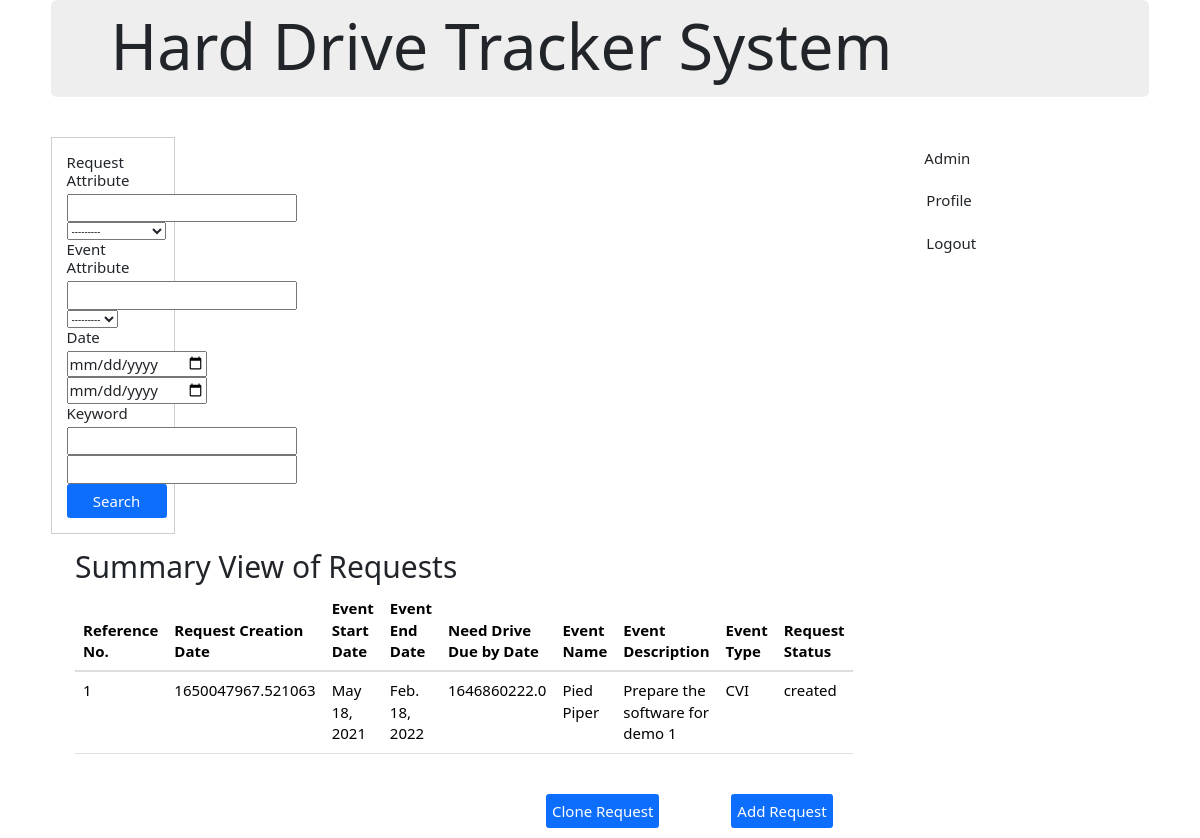
The page /view_all_requests/ (signed in) on the database its author committed.
### main/models/request.py (models this page shows)
class Request(models.Model):
    class Request_Status(models.TextChoices):
        CREATED = "created"
        FORECASTED = "forecasted"
        CONFIRMED = "confirmed"
        APPROVED = "approved"
        DECLINED = "declined"
        DELIVERED = "delivered"
        FULLFILLED = "fullfilled"
        PARTIAL_RETURNED = "partial-returned"
        CLOSED = "closed"
        CANCELED = "cancelled"
        ARCHIVED = "archived"
        OVERDUE = "overdue"
    request_reference_no = models.AutoField(primary_key=True)
    request_reference_no_year = UnixTimeStampField(auto_now_add=True,default=0.0)
    request_status = models.CharField(max_length = 50, choices= Request_Status.choices, default=Request_Status.CREATED)
    request_creation_date = UnixTimeStampField(auto_now_add=True,default=0.0)
    request_last_modifed_date = UnixTimeStampField(auto_now=True,default=0.0)
    need_drive_by_date = UnixTimeStampField(max_length = 50)
    comment = models.TextField(blank = True)
    user = models.ForeignKey(settings.AUTH_USER_MODEL, default=1, on_delete=models.CASCADE)
    class Meta:
        verbose_name_plural = "Request"

### main/models/event.py (models this page shows)
class Event(models.Model):
    class Status(models.TextChoices):
        CONFIRMED = "confirmed"
        FORECASTED = "forecasted"
        CANCELED = "canceled"
    class Type(models.TextChoices):
        PMR = "PMR"
        CVPA = "CVPA"
        CVI = "CVI"
        VOF = "VoF"
        CR = "Cyber Resilience"
        IP = "Individual Project"
        RP = "Research Project"
    event_name = models.CharField(max_length=100, blank = True)
    event_description = models.TextField(blank= True)
    event_location = models.CharField(max_length=100, blank = True)
    event_type = models.CharField(max_length=50, choices = Type.choices, default = Type.PMR)
    length_of_reporting_cycle = models.TextField(blank = True)
    event_status = models.CharField(max_length=50, choices = Status.choices, default = Status.CONFIRMED)
    event_start_date = models.DateField(auto_now=False, auto_now_add=False)
    event_end_date = models.DateField(blank = True)
    request = models.ForeignKey(Request, on_delete=models.CASCADE, blank=True, null=True, related_name="event")
    analystNames = models.CharField(max_length=255, blank=True)
    teamLeadName= models.CharField(max_length=100, blank=True)
    class Meta:
        verbose_name_plural = "Event"

### main/views/views.py (the view)
# urls.py: path('view_all_requests/', views.view_all_requests, name='view_all_requests'),
@login_required(login_url='main:login')
def view_all_requests(request):
    if request.user.groups.filter(name='Maintainer').exists() | request.user.is_staff:
        return maintainer.view_all_requests(request)
    if is_in_groups(request, "Auditor"):
        return maintainer.view_all_requests(request)
    return redirect('main:index')

### main/templatetags/has_group.py (called while the page is built)
@register.filter(name='has_group')
def has_group(user, group_name):
    print("Has=Group")
    if user.groups.filter(name="Maintainer").exists():
        if group_name == "Requestor" and user.mock_group_is == UserProfile.MockGroupIs.REQUESTOR:
            return True
        return group_name=="Maintainer" and user.mock_group_is == UserProfile.MockGroupIs.MAINTAINER
    return user.groups.filter(name=group_name).exists()

### main/views/maintainer.py (called while the page is built)
@login_required(login_url='main:login')
def view_all_requests(http_request):
    data = {}
    requests = Request.objects.all()
    request_filter = RequestFilter(http_request.GET, queryset = requests)
    requests = request_filter.qs
    event_filter = EventFilter()
    for r in requests:
        events = Event.objects.filter(request = r)
        event_filter = EventFilter(http_request.GET, queryset = events)
        events = event_filter.qs
        if not events:
            continue
        else:
            event = events[0]
        data[r] = event
    context = {'data': data, 'requests' : requests,
                'request_filter': request_filter, 'event_filter': event_filter}
    return render(http_request, 'maintainer/view_all_requests.html', context)

### main/templates/maintainer/view_all_requests.html
{% extends "main/base.html" %}
{% load bootstrap %}
{% block content %}
<div class="row">
    <div class="col-md-2">
        <div class="row">
           <div class="col">
              <div class="container-fluid" style="border:1px solid #cecece;">
                 <form method="get">
                    <br>
                     <h4>Request Attribute</h4>
                     {{request_filter.form.request_reference_no | bootstrap}}
                     {{request_filter.form.request_status | bootstrap}}
                     <h4>Event Attribute</h4>
                     {{event_filter.form.event_name | bootstrap}}
                     {{event_filter.form.event_type | bootstrap}}
                     <h4>Date</h4>
                     {{event_filter.form.event_start_date | bootstrap}}
                     {{event_filter.form.event_end_date | bootstrap}}
                     <h4>Keyword</h4>
                     {{request_filter.form.request_keyword | bootstrap}}
                     {{event_filter.form.event_keyword | bootstrap}}
                     <button class="btn btn-primary" type="submit" style="width:100px;">Search</button>
                     <br><br>
                 </form>
              </div>
           </div>
        </div>
        <br>
      </div>
    <div class="col">
        <main class="content">
            <h3>Summary View of Requests</h3>
            <div class="row">
                <div class="col">
                    <div class="row">
                        <div class="col">
                                <div class="scroller">
                                    <table class="table table-hover">
                                        <thead>
                                            <tr>
                                            <th scope="col">Reference No.</th>
                                            <th scope="col">Request Creation Date</th>
                                            <th scope="col">Event Start Date</th>
                                            <th scope="col">Event End Date</th>
                                            <th scope="col">Need Drive Due by Date</th>
                                            <th scope="col">Event Name</th>
                                            <th scope="col">Event Description</th>
                                            <th scope="col">Event Type</th>
                                            <th scope="col">Request Status</th>
                                            </tr>
                                        </thead>
                                        <tbody>
                                            {% for key, value in data.items %}
                                                <tr>
                                                <td>{{key.request_reference_no}}</td>
                                                <td>{{key.request_creation_date}}</td>
                                                <td>{{value.event_start_date}}</td>
                                                <td>{{value.event_end_date}}</td>
                                                <td>{{key.need_drive_by_date}}</td>
                                                <td>{{value.event_name}}</td>
                                                <td>{{value.event_description}}</td>
                                                <td>{{value.event_type}}</td>
                                                <td>{{key.request_status}}</td>
                                                </tr>
                                            {% empty %}
                                                <h3>No requests found.</h3>
                                            {% endfor %}
                                        </tbody>
                                    </table>
                                </div>
                        </div>
                    </div>
                    <div class="row">
                        <div class="col-1">
                        </div>
                        <div class="col">
                            <br>
                        </div>
                    </div>
                    <br>
                </div>
                <div class="col" style="margin-left:60%;">
                    <button type="submit" class="btn btn-primary">Clone Request</button>
                </div>
                <div class="col">
                    <button type="submit" class="btn btn-primary" style="margin-left:20%;">Add Request</button>
                </div>
            </div>
        </main>
    </div>
</div>
{% endblock %}

### main/templates/main/base.html (style rules this page uses)
.tableFixHead th, td { padding: 8px 16px; }
.btn { padding: 5px 5px; font-size: 1.5rem }
.content { display: flex; flex-direction: column; flex: 4; margin-left:3%; margin-right:3%; }
th, td, li { font-size: 1.5rem; }
h3 { font-size: 3rem; }
input { font-size: 1.5rem; }

### rows shown on the page
Request: request_reference_no "1", request_creation_date "1650047967.521063", event_start_date "May 18, 2021", event_end_date "Feb. 18, 2022", need_drive_by_date "1646860222.0", event_name "Pied Piper", event_description "Prepare the software for demo 1", event_type "CVI", request_status "created"
